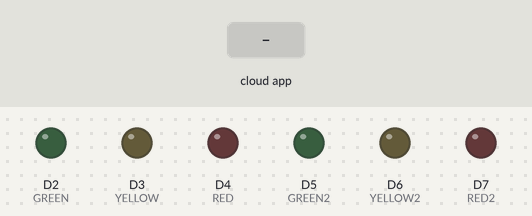
Recording of a sketch running on a simulated Arduino MKR. On the bench: output pins drawn as LEDs (lit = HIGH). The test bench sets the inputs (shaded band). WiFi joins after 1.5 s; servers stay silent unless stated; the Firebase database answers and starts empty; what the sketch prints to the serial monitor is not drawn.

Above: at 2.9 s.
3.0 s: the phone or cloud app sets Pattern to Normal
At 5.1 s:
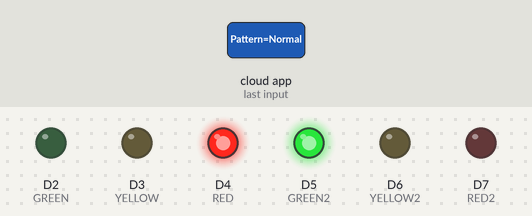
At 17.0 s:
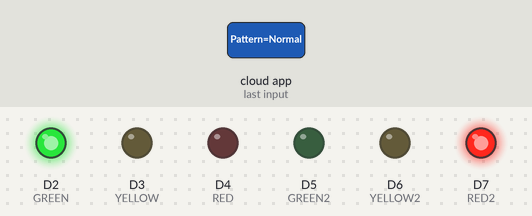
Timing chart, 0 to 17.7 s (numbered marks = the images above; inputs shaded):
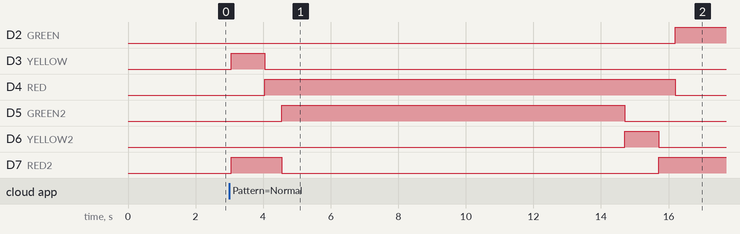

The sketch:

Connected_Traffic.ino
```cpp
#include "Firebase_Arduino_WiFiNINA.h"
#include <Arduino_JSON.h>
#include <time.h>

#define FIREBASE_HOST "***********"
#define FIREBASE_AUTH "***********"

#define WIFI_SSID "***********"
#define WIFI_PASSWORD "***********"
FirebaseData firebaseData;
//Define Firebase data object
//FirebaseData stream;
long currMillis, prevMillis;
String path = "/Lights/Pattern";
String data = "";
int GREEN = 2;
int YELLOW = 3;
int RED = 4;
int GREEN2 = 5;
int YELLOW2 = 6;
int RED2 = 7;
int current_state = 0;
int Ycnt = 1000;
int Rcnt = 500;
int LED_Status = 0;
char str_north[6] = "north"; // Initialize the first string
char str_east[5] = "east";
char str_south[6] = "south"; // Initialize the first string
char str_west[5] = "west";
char emergency[10] = "Emergency";
String Light_num = "11";
int switch_time = 10000;
int fast_switch_time = 5000;
void setup() {
  pinMode(GREEN, OUTPUT); // set pin 2 as output
  pinMode(YELLOW, OUTPUT); // set pin 3 as output
  pinMode(RED, OUTPUT); // set pin 4 as output
  pinMode(GREEN2, OUTPUT); // set pin 5 as output
  pinMode(YELLOW2, OUTPUT); // set pin 6 as output
  pinMode(RED2, OUTPUT); // set pin 7 as output
  Serial.begin(9600);
  delay(100);
  Serial.println();

  Serial.print("Connecting to Wi-Fi");
  int status = WL_IDLE_STATUS;
  while (status != WL_CONNECTED) {
    status = WiFi.begin(WIFI_SSID, WIFI_PASSWORD);
    Serial.print(".");
    delay(100);
  }
  Serial.println();
  Serial.print("Connected with IP: ");
  Serial.println(WiFi.localIP());
  Serial.println();

  //Provide the autntication data
  Firebase.begin(FIREBASE_HOST, FIREBASE_AUTH, WIFI_SSID, WIFI_PASSWORD);
  Firebase.reconnectWiFi(true);
}

void loop() {
  if(Firebase.getString(firebaseData, "/Lights/Pattern")) {
    data = firebaseData.stringData();
  }
  if (data == "Normal") {
    digitalWrite(RED2, HIGH);
    digitalWrite(RED, LOW);
    digitalWrite(GREEN2, LOW);
    digitalWrite(YELLOW2, LOW);
    digitalWrite(GREEN, LOW);
    digitalWrite(YELLOW, HIGH);
    delay(Ycnt); //switch to yellow lights
    digitalWrite(YELLOW, LOW);
    digitalWrite(RED, HIGH);
    delay(Rcnt); //time where both lights are red
    digitalWrite(GREEN2, HIGH);
    digitalWrite(RED2, LOW);
    Firebase.setString(firebaseData, "/Lights/"+ Light_num , str_south);
    delay(switch_time);
    digitalWrite(GREEN2, LOW);
    digitalWrite(YELLOW2, HIGH);
    delay(Ycnt); //switch to yellow lights
    digitalWrite(YELLOW2, LOW);
    digitalWrite(RED2, HIGH);
    delay(Rcnt); //time where both lights are red

    digitalWrite(GREEN, HIGH);
    digitalWrite(RED, LOW);
    Firebase.setString(firebaseData, "/Lights/"+ Light_num, str_west);
    delay(switch_time);
  }
  if (data == "Fast") {
    digitalWrite(RED2, HIGH);
    digitalWrite(RED, LOW);
    digitalWrite(GREEN2, LOW);
    digitalWrite(YELLOW2, LOW);
    digitalWrite(GREEN, LOW);
    digitalWrite(YELLOW, HIGH);
    delay(Ycnt); //switch to yellow lights
    digitalWrite(YELLOW, LOW);
    digitalWrite(RED, HIGH);
    delay(Rcnt); //time where both lights are red

    digitalWrite(GREEN2, HIGH);
    digitalWrite(RED2, LOW);
    Firebase.setString(firebaseData, "/Lights/"+ Light_num, str_south);

    delay(fast_switch_time);

    digitalWrite(GREEN2, LOW);
    digitalWrite(YELLOW2, HIGH);
    delay(Ycnt); //switch to yellow lights

    digitalWrite(YELLOW2, LOW);
    digitalWrite(RED2, HIGH);
    delay(Rcnt); //time where both lights are red

    digitalWrite(GREEN, HIGH);
    digitalWrite(RED, LOW);
    Firebase.setString(firebaseData, "/Lights/"+ Light_num, str_west);
    delay(fast_switch_time);

  }
  if (data == "Emergency") {
    digitalWrite(GREEN2, LOW);
    digitalWrite(GREEN, LOW);
    digitalWrite(YELLOW2, LOW);
    digitalWrite(RED, LOW);
    digitalWrite(YELLOW, HIGH);
    digitalWrite(RED2, HIGH);

    Firebase.setString(firebaseData, "/Lights/"+ Light_num , emergency);

    delay(500);
    digitalWrite(YELLOW, LOW);
    digitalWrite(RED2, LOW);
    digitalWrite(RED, HIGH);
    digitalWrite(YELLOW2, HIGH);
    Firebase.setString(firebaseData, "/Lights/"+ Light_num , emergency);
    delay(500);
  }

}
```

Measured:
- after the input at 3.0 s, D2 (GREEN): LOW → HIGH after 13.2 s; D3 (YELLOW): LOW → HIGH after 0.05 s, → LOW 1.0 s later; D4 (RED): LOW → HIGH after 1.1 s, → LOW 12.2 s later; D5 (GREEN2): LOW → HIGH after 1.6 s, → LOW 10.2 s later; D6 (YELLOW2): LOW → HIGH after 11.7 s, → LOW 1.0 s later
